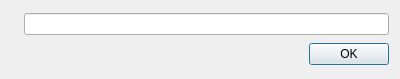
<?xml version="1.0" encoding="UTF-8"?>
<ui version="4.0">
 <class>Timer_messagebox</class>
 <widget class="QWidget" name="Timer_messagebox">
  <property name="geometry">
   <rect>
    <x>0</x>
    <y>0</y>
    <width>400</width>
    <height>79</height>
   </rect>
  </property>
  <property name="windowTitle">
   <string>Form</string>
  </property>
  <layout class="QVBoxLayout" name="verticalLayout">
   <item>
    <layout class="QHBoxLayout" name="horizontalLayout">
     <item>
      <widget class="QLabel" name="label"/>
     </item>
     <item>
      <widget class="QLineEdit" name="le_message"/>
     </item>
    </layout>
   </item>
   <item>
    <widget class="QDialogButtonBox" name="buttonBox">
     <property name="standardButtons">
      <set>QDialogButtonBox::Ok</set>
     </property>
    </widget>
   </item>
  </layout>
 </widget>
 <resources/>
 <connections/>
</ui>
